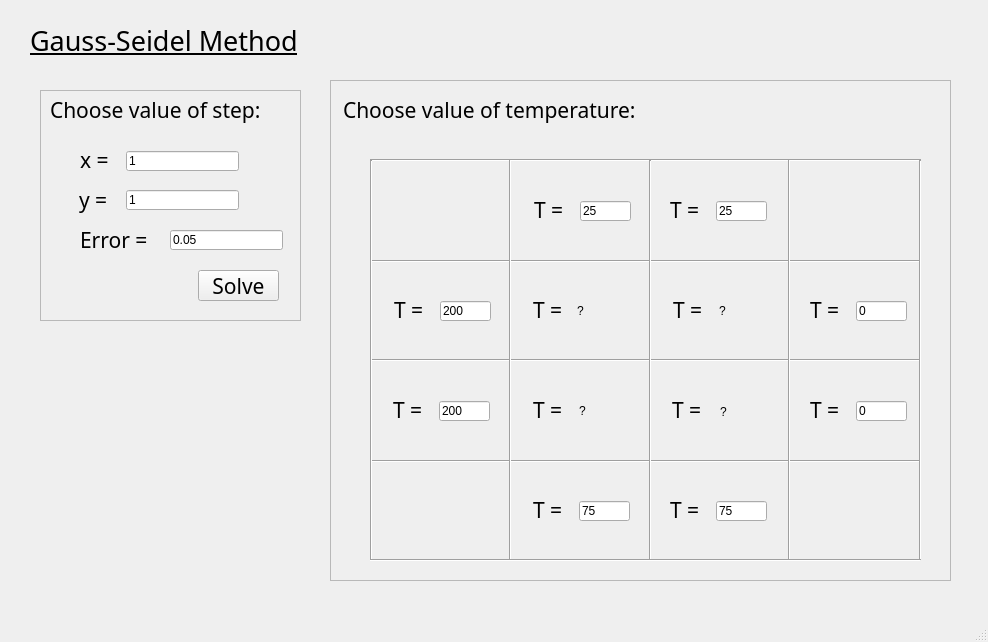
<?xml version="1.0" encoding="UTF-8"?>
<ui version="4.0">
 <class>MainWindow</class>
 <widget class="QMainWindow" name="MainWindow">
  <property name="geometry">
   <rect>
    <x>0</x>
    <y>0</y>
    <width>988</width>
    <height>642</height>
   </rect>
  </property>
  <property name="windowTitle">
   <string>MainWindow</string>
  </property>
  <widget class="QWidget" name="centralwidget">
   <widget class="QFrame" name="frame">
    <property name="geometry">
     <rect>
      <x>40</x>
      <y>90</y>
      <width>261</width>
      <height>231</height>
     </rect>
    </property>
    <property name="font">
     <font>
      <weight>50</weight>
      <bold>false</bold>
     </font>
    </property>
    <property name="frameShape">
     <enum>QFrame::StyledPanel</enum>
    </property>
    <property name="frameShadow">
     <enum>QFrame::Raised</enum>
    </property>
    <property name="lineWidth">
     <number>1</number>
    </property>
    <widget class="QLabel" name="label">
     <property name="geometry">
      <rect>
       <x>10</x>
       <y>0</y>
       <width>241</width>
       <height>40</height>
      </rect>
     </property>
     <property name="font">
      <font>
       <family>Swis721 Hv BT</family>
       <pointsize>16</pointsize>
       <weight>50</weight>
       <bold>false</bold>
      </font>
     </property>
     <property name="text">
      <string>Choose value of step:</string>
     </property>
    </widget>
    <widget class="QLabel" name="label_3">
     <property name="geometry">
      <rect>
       <x>40</x>
       <y>50</y>
       <width>41</width>
       <height>40</height>
      </rect>
     </property>
     <property name="font">
      <font>
       <family>Swis721 Hv BT</family>
       <pointsize>16</pointsize>
       <weight>50</weight>
       <bold>false</bold>
      </font>
     </property>
     <property name="text">
      <string>x = </string>
     </property>
    </widget>
    <widget class="QLabel" name="label_4">
     <property name="geometry">
      <rect>
       <x>39</x>
       <y>90</y>
       <width>41</width>
       <height>40</height>
      </rect>
     </property>
     <property name="font">
      <font>
       <family>Swis721 Hv BT</family>
       <pointsize>16</pointsize>
       <weight>50</weight>
       <bold>false</bold>
      </font>
     </property>
     <property name="text">
      <string>y = </string>
     </property>
    </widget>
    <widget class="QLineEdit" name="x_edit">
     <property name="geometry">
      <rect>
       <x>86</x>
       <y>61</y>
       <width>113</width>
       <height>20</height>
      </rect>
     </property>
     <property name="text">
      <string>1</string>
     </property>
    </widget>
    <widget class="QLineEdit" name="y_edit">
     <property name="geometry">
      <rect>
       <x>86</x>
       <y>100</y>
       <width>113</width>
       <height>20</height>
      </rect>
     </property>
     <property name="text">
      <string>1</string>
     </property>
    </widget>
    <widget class="QPushButton" name="solve_button">
     <property name="geometry">
      <rect>
       <x>158</x>
       <y>180</y>
       <width>81</width>
       <height>31</height>
      </rect>
     </property>
     <property name="font">
      <font>
       <family>Swis721 Hv BT</family>
       <pointsize>16</pointsize>
       <weight>50</weight>
       <bold>false</bold>
      </font>
     </property>
     <property name="text">
      <string>Solve</string>
     </property>
    </widget>
    <widget class="QLineEdit" name="Error_edit">
     <property name="geometry">
      <rect>
       <x>130</x>
       <y>140</y>
       <width>113</width>
       <height>20</height>
      </rect>
     </property>
     <property name="text">
      <string>0.05</string>
     </property>
    </widget>
    <widget class="QLabel" name="label_18">
     <property name="geometry">
      <rect>
       <x>40</x>
       <y>130</y>
       <width>101</width>
       <height>40</height>
      </rect>
     </property>
     <property name="font">
      <font>
       <family>Swis721 Hv BT</family>
       <pointsize>16</pointsize>
       <weight>50</weight>
       <bold>false</bold>
      </font>
     </property>
     <property name="text">
      <string>Error = </string>
     </property>
    </widget>
   </widget>
   <widget class="QLabel" name="label_2">
    <property name="geometry">
     <rect>
      <x>30</x>
      <y>20</y>
      <width>311</width>
      <height>40</height>
     </rect>
    </property>
    <property name="font">
     <font>
      <family>Swis721 Hv BT</family>
      <pointsize>20</pointsize>
      <weight>50</weight>
      <bold>false</bold>
      <underline>true</underline>
     </font>
    </property>
    <property name="text">
     <string>Gauss-Seidel Method</string>
    </property>
   </widget>
   <widget class="QFrame" name="frame_2">
    <property name="geometry">
     <rect>
      <x>330</x>
      <y>80</y>
      <width>621</width>
      <height>501</height>
     </rect>
    </property>
    <property name="frameShape">
     <enum>QFrame::StyledPanel</enum>
    </property>
    <property name="frameShadow">
     <enum>QFrame::Raised</enum>
    </property>
    <widget class="QLabel" name="label_5">
     <property name="geometry">
      <rect>
       <x>13</x>
       <y>10</y>
       <width>331</width>
       <height>40</height>
      </rect>
     </property>
     <property name="font">
      <font>
       <family>Swis721 Hv BT</family>
       <pointsize>16</pointsize>
       <weight>50</weight>
       <bold>false</bold>
      </font>
     </property>
     <property name="text">
      <string>Choose value of temperature:</string>
     </property>
    </widget>
    <widget class="Line" name="line">
     <property name="geometry">
      <rect>
       <x>40</x>
       <y>72</y>
       <width>551</width>
       <height>16</height>
      </rect>
     </property>
     <property name="orientation">
      <enum>Qt::Horizontal</enum>
     </property>
    </widget>
    <widget class="Line" name="line_2">
     <property name="geometry">
      <rect>
       <x>40</x>
       <y>173</y>
       <width>551</width>
       <height>16</height>
      </rect>
     </property>
     <property name="orientation">
      <enum>Qt::Horizontal</enum>
     </property>
    </widget>
    <widget class="Line" name="line_3">
     <property name="geometry">
      <rect>
       <x>40</x>
       <y>373</y>
       <width>551</width>
       <height>16</height>
      </rect>
     </property>
     <property name="orientation">
      <enum>Qt::Horizontal</enum>
     </property>
    </widget>
    <widget class="Line" name="line_4">
     <property name="geometry">
      <rect>
       <x>40</x>
       <y>272</y>
       <width>551</width>
       <height>16</height>
      </rect>
     </property>
     <property name="orientation">
      <enum>Qt::Horizontal</enum>
     </property>
    </widget>
    <widget class="Line" name="line_5">
     <property name="geometry">
      <rect>
       <x>31</x>
       <y>80</y>
       <width>20</width>
       <height>401</height>
      </rect>
     </property>
     <property name="orientation">
      <enum>Qt::Vertical</enum>
     </property>
    </widget>
    <widget class="Line" name="line_6">
     <property name="geometry">
      <rect>
       <x>170</x>
       <y>79</y>
       <width>20</width>
       <height>401</height>
      </rect>
     </property>
     <property name="orientation">
      <enum>Qt::Vertical</enum>
     </property>
    </widget>
    <widget class="Line" name="line_7">
     <property name="geometry">
      <rect>
       <x>449</x>
       <y>79</y>
       <width>20</width>
       <height>401</height>
      </rect>
     </property>
     <property name="orientation">
      <enum>Qt::Vertical</enum>
     </property>
    </widget>
    <widget class="Line" name="line_8">
     <property name="geometry">
      <rect>
       <x>310</x>
       <y>80</y>
       <width>20</width>
       <height>401</height>
      </rect>
     </property>
     <property name="orientation">
      <enum>Qt::Vertical</enum>
     </property>
    </widget>
    <widget class="Line" name="line_9">
     <property name="geometry">
      <rect>
       <x>580</x>
       <y>80</y>
       <width>20</width>
       <height>401</height>
      </rect>
     </property>
     <property name="orientation">
      <enum>Qt::Vertical</enum>
     </property>
    </widget>
    <widget class="Line" name="line_10">
     <property name="geometry">
      <rect>
       <x>40</x>
       <y>472</y>
       <width>551</width>
       <height>16</height>
      </rect>
     </property>
     <property name="orientation">
      <enum>Qt::Horizontal</enum>
     </property>
    </widget>
    <widget class="QLineEdit" name="T12_edit">
     <property name="geometry">
      <rect>
       <x>250</x>
       <y>121</y>
       <width>51</width>
       <height>20</height>
      </rect>
     </property>
     <property name="text">
      <string>25</string>
     </property>
    </widget>
    <widget class="QLabel" name="label_6">
     <property name="geometry">
      <rect>
       <x>204</x>
       <y>110</y>
       <width>41</width>
       <height>40</height>
      </rect>
     </property>
     <property name="font">
      <font>
       <family>Swis721 Hv BT</family>
       <pointsize>16</pointsize>
       <weight>50</weight>
       <bold>false</bold>
      </font>
     </property>
     <property name="text">
      <string>T = </string>
     </property>
    </widget>
    <widget class="QLineEdit" name="T13_edit">
     <property name="geometry">
      <rect>
       <x>386</x>
       <y>121</y>
       <width>51</width>
       <height>20</height>
      </rect>
     </property>
     <property name="text">
      <string>25</string>
     </property>
    </widget>
    <widget class="QLabel" name="label_7">
     <property name="geometry">
      <rect>
       <x>340</x>
       <y>110</y>
       <width>41</width>
       <height>40</height>
      </rect>
     </property>
     <property name="font">
      <font>
       <family>Swis721 Hv BT</family>
       <pointsize>16</pointsize>
       <weight>50</weight>
       <bold>false</bold>
      </font>
     </property>
     <property name="text">
      <string>T = </string>
     </property>
    </widget>
    <widget class="QLineEdit" name="T24_edit">
     <property name="geometry">
      <rect>
       <x>526</x>
       <y>221</y>
       <width>51</width>
       <height>20</height>
      </rect>
     </property>
     <property name="text">
      <string>0</string>
     </property>
    </widget>
    <widget class="QLabel" name="label_8">
     <property name="geometry">
      <rect>
       <x>480</x>
       <y>210</y>
       <width>41</width>
       <height>40</height>
      </rect>
     </property>
     <property name="font">
      <font>
       <family>Swis721 Hv BT</family>
       <pointsize>16</pointsize>
       <weight>50</weight>
       <bold>false</bold>
      </font>
     </property>
     <property name="text">
      <string>T = </string>
     </property>
    </widget>
    <widget class="QLineEdit" name="T34_edit">
     <property name="geometry">
      <rect>
       <x>526</x>
       <y>321</y>
       <width>51</width>
       <height>20</height>
      </rect>
     </property>
     <property name="text">
      <string>0</string>
     </property>
    </widget>
    <widget class="QLabel" name="label_9">
     <property name="geometry">
      <rect>
       <x>480</x>
       <y>310</y>
       <width>41</width>
       <height>40</height>
      </rect>
     </property>
     <property name="font">
      <font>
       <family>Swis721 Hv BT</family>
       <pointsize>16</pointsize>
       <weight>50</weight>
       <bold>false</bold>
      </font>
     </property>
     <property name="text">
      <string>T = </string>
     </property>
    </widget>
    <widget class="QLineEdit" name="T21_edit">
     <property name="geometry">
      <rect>
       <x>110</x>
       <y>221</y>
       <width>51</width>
       <height>20</height>
      </rect>
     </property>
     <property name="text">
      <string>200</string>
     </property>
    </widget>
    <widget class="QLabel" name="label_10">
     <property name="geometry">
      <rect>
       <x>64</x>
       <y>210</y>
       <width>41</width>
       <height>40</height>
      </rect>
     </property>
     <property name="font">
      <font>
       <family>Swis721 Hv BT</family>
       <pointsize>16</pointsize>
       <weight>50</weight>
       <bold>false</bold>
      </font>
     </property>
     <property name="text">
      <string>T = </string>
     </property>
    </widget>
    <widget class="QLineEdit" name="T31_edit">
     <property name="geometry">
      <rect>
       <x>109</x>
       <y>321</y>
       <width>51</width>
       <height>20</height>
      </rect>
     </property>
     <property name="text">
      <string>200</string>
     </property>
    </widget>
    <widget class="QLabel" name="label_11">
     <property name="geometry">
      <rect>
       <x>63</x>
       <y>310</y>
       <width>41</width>
       <height>40</height>
      </rect>
     </property>
     <property name="font">
      <font>
       <family>Swis721 Hv BT</family>
       <pointsize>16</pointsize>
       <weight>50</weight>
       <bold>false</bold>
      </font>
     </property>
     <property name="text">
      <string>T = </string>
     </property>
    </widget>
    <widget class="QLineEdit" name="T42_edit">
     <property name="geometry">
      <rect>
       <x>249</x>
       <y>421</y>
       <width>51</width>
       <height>20</height>
      </rect>
     </property>
     <property name="text">
      <string>75</string>
     </property>
    </widget>
    <widget class="QLabel" name="label_12">
     <property name="geometry">
      <rect>
       <x>203</x>
       <y>410</y>
       <width>41</width>
       <height>40</height>
      </rect>
     </property>
     <property name="font">
      <font>
       <family>Swis721 Hv BT</family>
       <pointsize>16</pointsize>
       <weight>50</weight>
       <bold>false</bold>
      </font>
     </property>
     <property name="text">
      <string>T = </string>
     </property>
    </widget>
    <widget class="QLineEdit" name="T43_edit">
     <property name="geometry">
      <rect>
       <x>386</x>
       <y>421</y>
       <width>51</width>
       <height>20</height>
      </rect>
     </property>
     <property name="text">
      <string>75</string>
     </property>
    </widget>
    <widget class="QLabel" name="label_13">
     <property name="geometry">
      <rect>
       <x>340</x>
       <y>410</y>
       <width>41</width>
       <height>40</height>
      </rect>
     </property>
     <property name="font">
      <font>
       <family>Swis721 Hv BT</family>
       <pointsize>16</pointsize>
       <weight>50</weight>
       <bold>false</bold>
      </font>
     </property>
     <property name="text">
      <string>T = </string>
     </property>
    </widget>
    <widget class="QLabel" name="label_14">
     <property name="geometry">
      <rect>
       <x>203</x>
       <y>210</y>
       <width>41</width>
       <height>40</height>
      </rect>
     </property>
     <property name="font">
      <font>
       <family>Swis721 Hv BT</family>
       <pointsize>16</pointsize>
       <weight>50</weight>
       <bold>false</bold>
      </font>
     </property>
     <property name="text">
      <string>T = </string>
     </property>
    </widget>
    <widget class="QLabel" name="label_15">
     <property name="geometry">
      <rect>
       <x>343</x>
       <y>210</y>
       <width>41</width>
       <height>40</height>
      </rect>
     </property>
     <property name="font">
      <font>
       <family>Swis721 Hv BT</family>
       <pointsize>16</pointsize>
       <weight>50</weight>
       <bold>false</bold>
      </font>
     </property>
     <property name="text">
      <string>T = </string>
     </property>
    </widget>
    <widget class="QLabel" name="label_16">
     <property name="geometry">
      <rect>
       <x>203</x>
       <y>310</y>
       <width>41</width>
       <height>40</height>
      </rect>
     </property>
     <property name="font">
      <font>
       <family>Swis721 Hv BT</family>
       <pointsize>16</pointsize>
       <weight>50</weight>
       <bold>false</bold>
      </font>
     </property>
     <property name="text">
      <string>T = </string>
     </property>
    </widget>
    <widget class="QLabel" name="label_17">
     <property name="geometry">
      <rect>
       <x>342</x>
       <y>310</y>
       <width>41</width>
       <height>40</height>
      </rect>
     </property>
     <property name="font">
      <font>
       <family>Swis721 Hv BT</family>
       <pointsize>16</pointsize>
       <weight>50</weight>
       <bold>false</bold>
      </font>
     </property>
     <property name="text">
      <string>T = </string>
     </property>
    </widget>
    <widget class="QLabel" name="T22_edit">
     <property name="geometry">
      <rect>
       <x>247</x>
       <y>220</y>
       <width>61</width>
       <height>21</height>
      </rect>
     </property>
     <property name="text">
      <string>?</string>
     </property>
    </widget>
    <widget class="QLabel" name="T23_edit">
     <property name="geometry">
      <rect>
       <x>389</x>
       <y>220</y>
       <width>61</width>
       <height>21</height>
      </rect>
     </property>
     <property name="text">
      <string>?</string>
     </property>
    </widget>
    <widget class="QLabel" name="T32_edit">
     <property name="geometry">
      <rect>
       <x>249</x>
       <y>320</y>
       <width>61</width>
       <height>21</height>
      </rect>
     </property>
     <property name="text">
      <string>?</string>
     </property>
    </widget>
    <widget class="QLabel" name="T33_edit">
     <property name="geometry">
      <rect>
       <x>390</x>
       <y>321</y>
       <width>61</width>
       <height>21</height>
      </rect>
     </property>
     <property name="text">
      <string>?</string>
     </property>
    </widget>
   </widget>
  </widget>
  <widget class="QMenuBar" name="menubar">
   <property name="geometry">
    <rect>
     <x>0</x>
     <y>0</y>
     <width>988</width>
     <height>21</height>
    </rect>
   </property>
  </widget>
  <widget class="QStatusBar" name="statusbar"/>
 </widget>
 <resources/>
 <connections/>
</ui>
